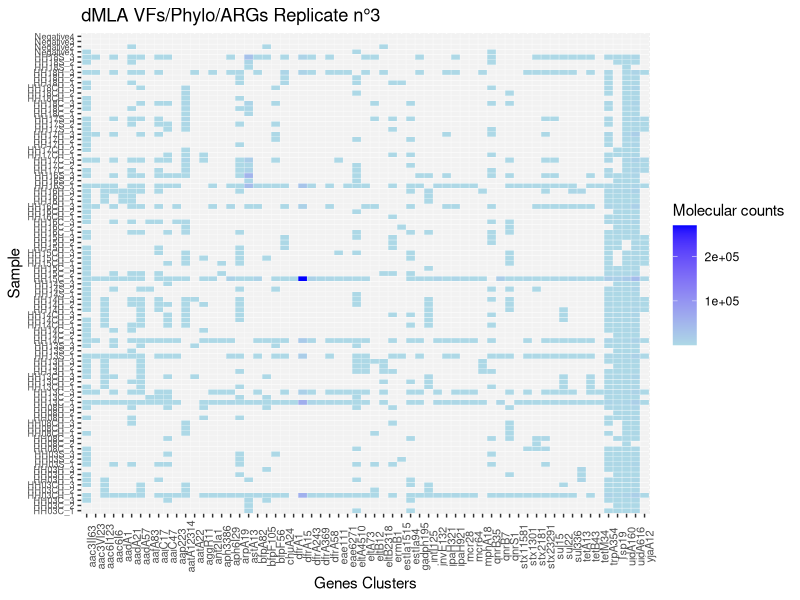
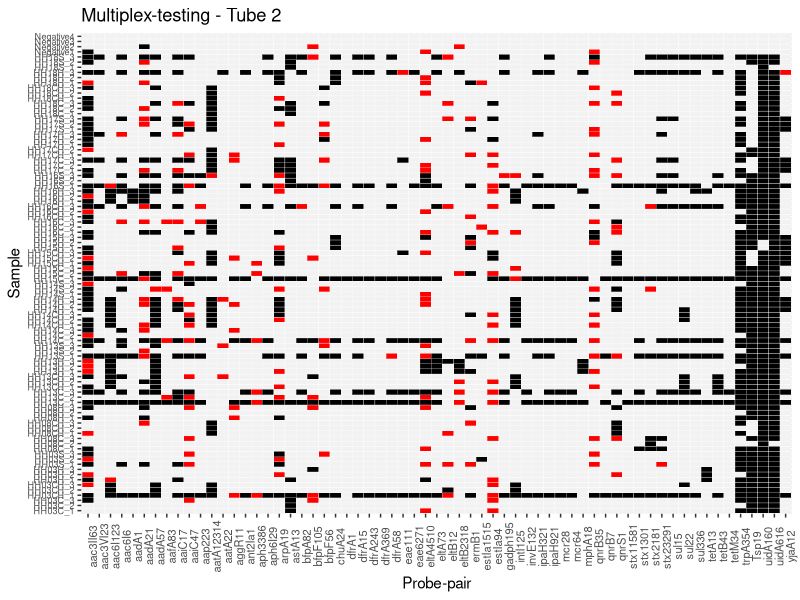
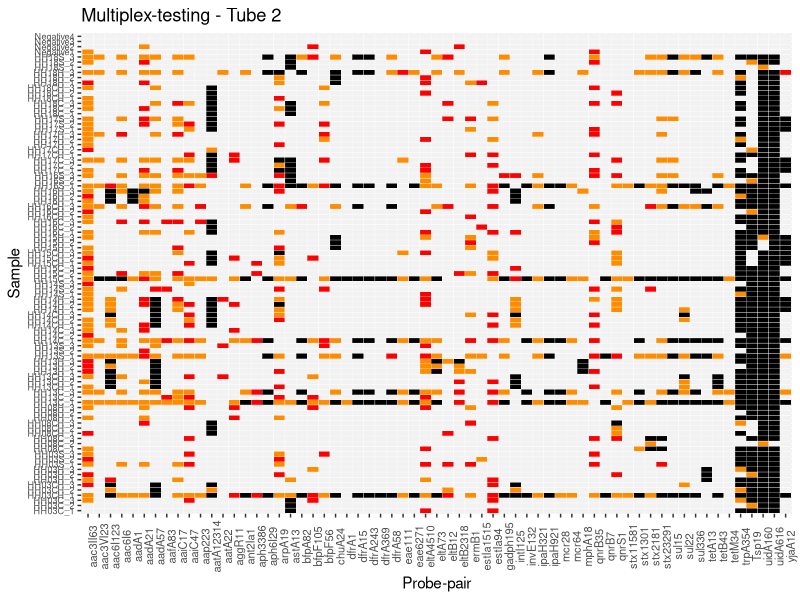
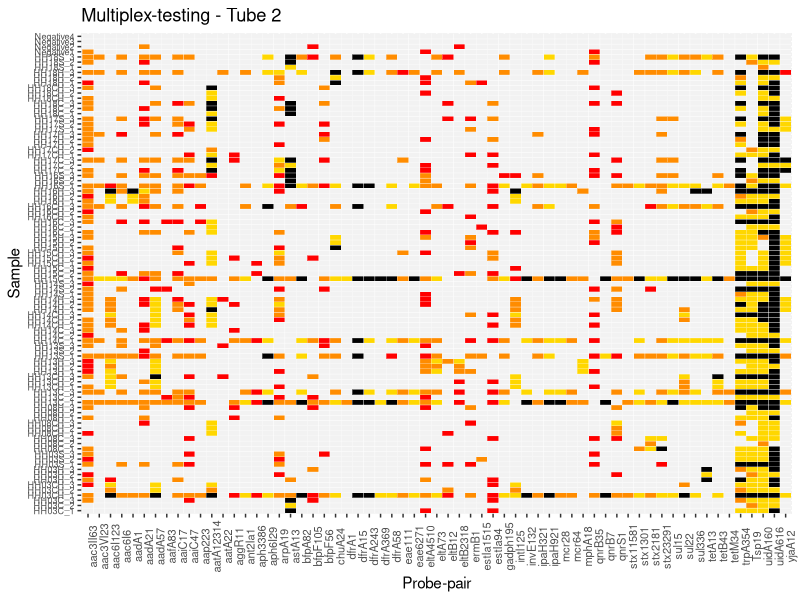
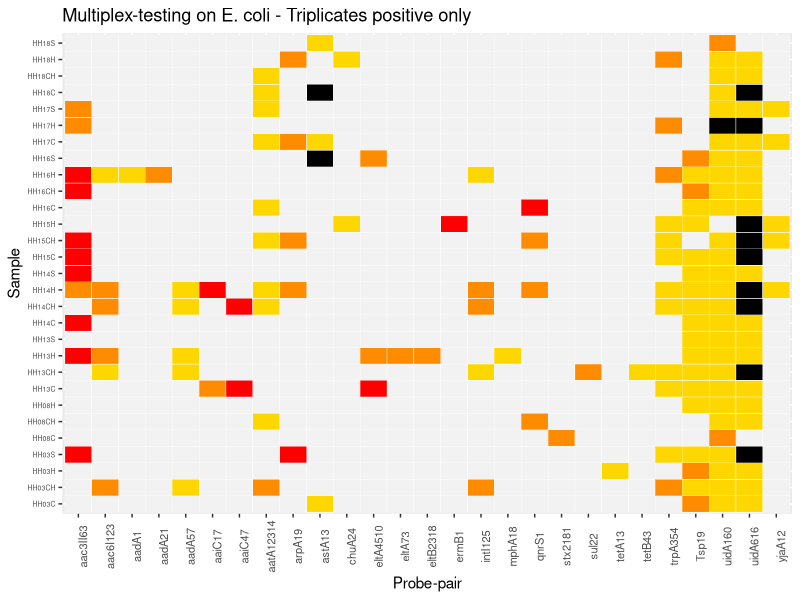

R code for these plots, in order: (Note: this script raises an error after producing the figures.)
#dMLA Positive Templates-------------------
##Load packages--------
library (ggplot2)
library(dplyr)
library(gridExtra)
library(ggpubr)
library(tidyr)
library(seqinr)

##Formatting df------
#Import results
setwd("~/Desktop/dmla-amr-vfs/data")
reads <- read.csv("20230725_sequencing_targets_all_noPCRneg.csv", header = TRUE)
reads

#Assign barcodes to samples
reads <- reads %>% 
  mutate(Sample = as.character(X1)) %>% 
  mutate(Sample = case_when(
    Sample == "GAACACA" ~ "A1", Sample == "ACATTCA" ~ "A2",Sample == "TCGCTAG" ~ "A3", Sample == "ATCATTA" ~ "A4",Sample == "TGTATGT" ~ "A5",
    Sample == "TAAGATA" ~ "A6",Sample == "CGTTTCA" ~ "A7",Sample == "ACGTTGC" ~ "A8",Sample == "TAGATGA" ~ "A9", Sample == "CCACTAG" ~ "A10",
    Sample == "GTCTTCT" ~ "A11",Sample == "ACAAAGC" ~ "A12",Sample == "AAAAGGC" ~ "B1",Sample == "ACTGTGT" ~ "B2", Sample == "CTGGTAC" ~ "B3",
    Sample == "GTTGCTA" ~ "B4", Sample == "CCATTCA" ~ "B5",Sample == "GATATCG" ~ "B6",Sample == "ACAGGAT" ~ "B7",Sample == "CGCATAC" ~ "B8",
    Sample == "GGACCTA" ~ "B9", Sample == "GAACTGA" ~ "B10", Sample == "AGTCGTG" ~ "B11",Sample == "TTCCAGG" ~ "B12",Sample == "TAGAGCG" ~ "C1",
    Sample == "AAACCCT" ~ "C2",Sample == "ATCCAGT" ~ "C3",Sample == "TCTTCGT" ~ "C4",Sample == "GTGTCCT" ~ "C5",Sample == "CACAGAT" ~ "C6",
    Sample == "ATAGAGC" ~ "C7", Sample == "GGTCATG" ~ "C8", Sample == "CCATCTC" ~ "C9",Sample == "TATGCAG" ~ "C10",Sample == "AACCGCT" ~ "C11",
    Sample == "TGACTCT" ~ "C12",Sample == "AAGCACA" ~ "D1",Sample == "TGTGAAC" ~ "D2",Sample == "AACAGTG" ~ "D3",Sample == "GCCTATA" ~ "D4",
    Sample == "GTCCTCT" ~ "D5",Sample == "TAGAACG" ~ "D6",Sample == "TGGGTGA" ~ "D7", Sample == "ACACGTG" ~ "D8",Sample == "TGCCCAA" ~ "D9",
    Sample == "TCGTACA" ~ "D10", Sample == "AACCAAG" ~ "D11", Sample == "GTGCTAT" ~ "D12",Sample == "TCCTCAT" ~ "E1",Sample == "GTCGTAT" ~ "E2",
    Sample == "TCTGGAA" ~ "E3",Sample == "CAGTAGG" ~ "E4", Sample == "ACGTCAT" ~ "E5",Sample == "ACGGAAC" ~ "E6",Sample == "CGGATGA" ~ "E7",
    Sample == "CCGCATA" ~ "E8", Sample == "GTGAAGA" ~ "E9", Sample == "AACGTGT" ~ "E10",Sample == "AGAAGAC" ~ "E11",Sample == "TGTAGGG" ~ "E12",
    Sample == "AATGCCT" ~ "F1", Sample == "GCTTTCT" ~ "F2", Sample == "CATGAAG" ~ "F3",Sample == "CGATCAC" ~ "F4",Sample == "TCGCGTT" ~ "F5",
    Sample == "GATTGGC" ~ "F6", Sample == "CATCGGT" ~ "F7", Sample == "CTTTCCA" ~ "F8",Sample == "ACCAGAT" ~ "F9",Sample == "GTGATAC" ~ "F10",
    Sample == "TGCATCC" ~ "F11", Sample == "TGCAAAC" ~ "F12", Sample == "GCAACGA" ~ "G1",Sample == "GCCATAC" ~ "G2",Sample == "TACCTTC" ~ "G3",
    Sample == "GAATCGA" ~ "G4", Sample == "CTACGTT" ~ "G5", Sample == "GTTTCGG" ~ "G6",Sample == "GCAAATG" ~ "G7",Sample == "CTGACAC" ~ "G8",
    Sample == "GCACTTT" ~ "G9", Sample == "AGCAAAC" ~ "G10", Sample == "ATCCTCG" ~ "G11",Sample == "CTGCTGT" ~ "G12",Sample == "CAATCAC" ~ "H1",
    Sample == "GTTCTGG" ~ "H2", Sample == "TTGCTAC" ~ "H3", Sample == "CATACGT" ~ "H4",Sample == "GATCGTT" ~ "H5",Sample == "CACGTTT" ~ "H6",
    Sample == "AACACCT" ~ "H7", Sample == "AGCTGTA" ~ "H8", Sample == "GGTCTTG" ~ "H9",Sample == "CCGACAT" ~ "H10",Sample == "TATCGTC" ~ "H11",
    Sample == "ATGGTTG" ~ "H12"))

reads <- reads %>% 
  mutate(Sample_real = as.character(X1)) %>% 
  mutate(Sample_real = case_when(
    Sample_real == "GAACACA" ~ "empty", Sample_real == "ACATTCA" ~ "HH03C_1",Sample_real == "TCGCTAG" ~ "HH03CH_1", Sample_real == "ATCATTA" ~ "HH03H_1",Sample_real == "TGTATGT" ~ "HH03S_1",
    Sample_real == "TAAGATA" ~ "HH08C_1",Sample_real == "CGTTTCA" ~ "HH08CH_1",Sample_real == "ACGTTGC" ~ "HH08H_1",Sample_real == "TAGATGA" ~ "HH13C_1", Sample_real == "CCACTAG" ~ "HH13CH_1",
    Sample_real == "GTCTTCT" ~ "HH13H_1",Sample_real == "ACAAAGC" ~ "HH13S_1",Sample_real == "AAAAGGC" ~ "HH14C_1",Sample_real == "ACTGTGT" ~ "Negative1", Sample_real == "CTGGTAC" ~ "HH14CH_1",
    Sample_real == "GTTGCTA" ~ "HH14H_1", Sample_real == "CCATTCA" ~ "HH14S_1",Sample_real == "GATATCG" ~ "HH15C_1",Sample_real == "ACAGGAT" ~ "HH15CH_1",Sample_real == "CGCATAC" ~ "HH15H_1",
    Sample_real == "GGACCTA" ~ "HH16C_1", Sample_real == "GAACTGA" ~ "HH16CH_1", Sample_real == "AGTCGTG" ~ "HH16H_1",Sample_real == "TTCCAGG" ~ "HH16S_1",Sample_real == "TAGAGCG" ~ "HH17C_1",
    Sample_real == "AAACCCT" ~ "HH17CH_1",Sample_real == "ATCCAGT" ~ "HH17H_1",Sample_real == "TCTTCGT" ~ "Negative2",Sample_real == "GTGTCCT" ~ "HH17S_1",Sample_real == "CACAGAT" ~ "HH18C_1",
    Sample_real == "ATAGAGC" ~ "HH18CH_1", Sample_real == "GGTCATG" ~ "HH18H_1", Sample_real == "CCATCTC" ~ "HH18S_1",Sample_real == "TATGCAG" ~ "HH03C_2",Sample_real == "AACCGCT" ~ "HH03CH_2",
    Sample_real == "TGACTCT" ~ "HH03H_2",Sample_real == "AAGCACA" ~ "HH03S_2",Sample_real == "TGTGAAC" ~ "HH08C_2",Sample_real == "AACAGTG" ~ "HH08CH_2",Sample_real == "GCCTATA" ~ "HH08H_2",
    Sample_real == "GTCCTCT" ~ "HH13C_2",Sample_real == "TAGAACG" ~ "Negative3",Sample_real == "TGGGTGA" ~ "HH13CH_2", Sample_real == "ACACGTG" ~ "HH13H_2",Sample_real == "TGCCCAA" ~ "HH13S_2",
    Sample_real == "TCGTACA" ~ "HH14C_2", Sample_real == "AACCAAG" ~ "HH14CH_2", Sample_real == "GTGCTAT" ~ "HH14H_2",Sample_real == "TCCTCAT" ~ "HH14S_2",Sample_real == "GTCGTAT" ~ "HH15C_2",
    Sample_real == "TCTGGAA" ~ "HH15CH_2",Sample_real == "CAGTAGG" ~ "HH15H_2", Sample_real == "ACGTCAT" ~ "HH16C_2",Sample_real == "ACGGAAC" ~ "HH16CH_2",Sample_real == "CGGATGA" ~ "HH16H_2",
    Sample_real == "CCGCATA" ~ "Negative4", Sample_real == "GTGAAGA" ~ "HH16S_2", Sample_real == "AACGTGT" ~ "HH17C_2",Sample_real == "AGAAGAC" ~ "HH17CH_2",Sample_real == "TGTAGGG" ~ "HH17H_2",
    Sample_real == "AATGCCT" ~ "HH17S_2", Sample_real == "GCTTTCT" ~ "HH18C_2", Sample_real == "CATGAAG" ~ "HH18CH_2",Sample_real == "CGATCAC" ~ "HH18H_2",Sample_real == "TCGCGTT" ~ "HH18S_2",
    Sample_real == "GATTGGC" ~ "HH03C_3", Sample_real == "CATCGGT" ~ "HH03CH_3", Sample_real == "CTTTCCA" ~ "HH03H_3",Sample_real == "ACCAGAT" ~ "HH03S_3",Sample_real == "GTGATAC" ~ "HH08C_3",
    Sample_real == "TGCATCC" ~ "HH08CH_3", Sample_real == "TGCAAAC" ~ "HH08H_3", Sample_real == "GCAACGA" ~ "HH13C_3",Sample_real == "GCCATAC" ~ "HH13CH_3",Sample_real == "TACCTTC" ~ "HH13H_3",
    Sample_real == "GAATCGA" ~ "HH13S_3", Sample_real == "CTACGTT" ~ "HH14C_3", Sample_real == "GTTTCGG" ~ "HH14CH_3",Sample_real == "GCAAATG" ~ "HH14H_3",Sample_real == "CTGACAC" ~ "HH14S_3",
    Sample_real == "GCACTTT" ~ "HH15C_3", Sample_real == "AGCAAAC" ~ "HH15CH_3", Sample_real == "ATCCTCG" ~ "HH15H_3",Sample_real == "CTGCTGT" ~ "HH16C_3",Sample_real == "CAATCAC" ~ "HH16CH_3",
    Sample_real == "GTTCTGG" ~ "HH16H_3", Sample_real == "TTGCTAC" ~ "HH16S_3", Sample_real == "CATACGT" ~ "HH17C_3",Sample_real == "GATCGTT" ~ "HH17CH_3",Sample_real == "CACGTTT" ~ "HH17H_3",
    Sample_real == "AACACCT" ~ "HH17S_3", Sample_real == "AGCTGTA" ~ "HH18C_3", Sample_real == "GGTCTTG" ~ "HH18CH_3",Sample_real == "CCGACAT" ~ "HH18H_3",Sample_real == "TATCGTC" ~ "HH18S_3",
    Sample_real == "ATGGTTG" ~ "PCR_Neg"))

##Calculate detection limit-----------------------
# Create a reference dataframe with all levels of X2 present in the reads df
reads <- subset(reads, Sample_real != "PCR_Neg") #Remove this samples because contamination occurred and I'm aware of it.
complete_X2 <- data.frame(X2 = levels(factor(reads$X2)))

#Create a dataset with number of reads in negative controls of the reaction
neg = reads[reads$Sample_real %in% c("Negative1", "Negative2", "Negative3", "Negative4"), ]

#Compute the detection limit of the reads in the negative through the sum of the mean + 3 times the sd.
summary_stat = neg %>% 
  group_by(X2) %>% 
  summarise(reads_mean = mean(n), reads_sd = sd(n))%>%
  mutate(threshold = reads_mean + 3 * reads_sd)

# Perform left join to include all levels in summary_stat and fill other columns with NA and threshold=0
summary_stat <- left_join(complete_X2, summary_stat, by = "X2") %>%
  mutate(reads_mean = ifelse(is.na(reads_mean), NA, reads_mean),
         reads_sd = ifelse(is.na(reads_sd), NA, reads_sd),
         threshold = ifelse(is.na(threshold), NA, threshold)) %>%
  replace_na(list(threshold = 0))

# Left join reads with summary_stat on X2
reads <- left_join(reads, summary_stat, by = "X2")

# Calculate real_n based on the formula n - threshold, ensuring it is not lower than 0 and remove variables reads_mean and reads_sd
reads <- reads %>%
  mutate(real_n = ifelse(is.na(threshold), n, pmax(n - threshold, 0)))%>%
  select(-reads_mean, -reads_sd)

##Plot results------------
reads[reads == 0] <- NA

#gradient - molecular counts
ggplot(complete(reads, X2, Sample_real), aes(X2,Sample_real, fill= real_n))+ 
  geom_tile(colour="white")+
  labs(title="dMLA VFs/Phylo/ARGs Replicate n°3",
       x ="Genes Clusters", y = "Sample")+
  scale_fill_gradient(low = "lightblue", high = "blue", na.value = "gray95",  name ='Molecular counts')+
  theme(axis.text.x = element_text(size=8, angle=90), axis.text.y = element_text(size=6.5))

#unique colour - presence/absence
all=ggplot(complete(reads, X2, Sample_real), aes(X2, Sample_real)) +
  geom_tile(aes(fill = ifelse(is.na(real_n), "gray95", "black")), colour = "white") +
  labs(title="Multiplex-testing on E. coli - All positive", x = "Target genes", y = "Sample") +
  scale_fill_manual(values = c(gray95 = "gray95", black = "black"), guide = "none") +
  theme(axis.text.x = element_text(size = 8, angle = 90), axis.text.y = element_text(size = 5))

#< 1
ggplot(complete(reads, X2, Sample_real), aes(X2, Sample_real)) +
  geom_tile(aes(fill = case_when(
    is.na(real_n) ~ "gray95",
    real_n > 0 & real_n <= 1 ~ "red", # Assuming you want to include 1 in the range
    TRUE ~ "black"
  )), colour = "white") +
  labs(title = "Multiplex-testing - Tube 2", x = "Probe-pair", y = "Sample") +
  scale_fill_manual(values = c("gray95" = "gray95", "black" = "black", "red" = "red"), guide = "none") +
  theme(axis.text.x = element_text(size = 8, angle = 90), 
        axis.text.y = element_text(size = 6.5))

#<100
ggplot(complete(reads, X2, Sample_real), aes(X2, Sample_real)) +
  geom_tile(aes(fill = case_when(
    is.na(real_n) ~ "gray95",
    real_n > 0 & real_n <= 1 ~ "red", 
    real_n > 1 & real_n <= 100 ~ "darkorange",  # Assuming you want to include 1 in the range
    TRUE ~ "black"
  )), colour = "white") +
  labs(title = "Multiplex-testing - Tube 2", x = "Probe-pair", y = "Sample") +
  scale_fill_manual(values = c("gray95" = "gray95", "black" = "black", "red" = "red", "darkorange"="darkorange"), guide = "none") +
  theme(axis.text.x = element_text(size = 8, angle = 90), 
        axis.text.y = element_text(size = 6.5))

#<1000
ggplot(complete(reads, X2, Sample_real), aes(X2, Sample_real)) +
  geom_tile(aes(fill = case_when(
    is.na(real_n) ~ "gray95",
    real_n > 0 & real_n <= 1 ~ "red", 
    real_n > 1 & real_n <= 100 ~ "darkorange",
    real_n > 100 & real_n <= 1000 ~ "gold1",# Assuming you want to include 1 in the range
    TRUE ~ "black"
  )), colour = "white") +
  labs(title = "Multiplex-testing - Tube 2", x = "Probe-pair", y = "Sample") +
  scale_fill_manual(values = c("gray95" = "gray95", "black" = "black", "red" = "red", "darkorange"="darkorange", "gold1"="gold1"), guide = "none") +
  theme(axis.text.x = element_text(size = 8, angle = 90), 
        axis.text.y = element_text(size = 6.5))

## Export data--------
write.csv(reads, file = "reads_counts.csv", row.names = FALSE)

## Replicates analyses-----
# Remove negative controls
reads <- subset(reads, !(Sample_real %in% c("Negative1", "Negative2", "Negative3", "Negative4")))

# Remove rows where real_n is NA
reads <- subset(reads, !is.na(real_n))

# Extract the common part of Sample_real names before the "_"
reads <- reads %>%
  mutate(Sample_real = sub("_.*", "", Sample_real))

# Count the number of replicates for each Sample_name within each X2 group
replicate_counts <- reads %>%
  group_by(X2, Sample_real) %>%
  summarise(replicate_count = n()) %>%
  ungroup()

### Targets present in all three replicates---------
# Filter the data frame to keep only rows where all replicates are present for a unique X2
tri_reads <- reads %>%
  inner_join(replicate_counts, by = c("X2", "Sample_real")) %>%
  group_by(X2) %>%
  filter((replicate_count >= 3)) %>%
  ungroup() %>%
  dplyr::select(X2, Sample_real, real_n)

#Plot presence/absence
tri=ggplot(complete(tri_reads, X2, Sample_real), aes(X2, Sample_real)) +
  geom_tile(aes(fill = ifelse(is.na(real_n), "gray95", "black")), colour = "white") +
  labs(title = "Multiplex-testing on E. coli - Triplicates positive only", x = "Target genes", y = "Sample") +
  scale_fill_manual(values = c(gray95 = "gray95", black = "black"), guide = "none") +
  theme(axis.text.x = element_text(size = 8, angle = 90), axis.text.y = element_text(size = 5))

#<1000
ggplot(complete(tri_reads, X2, Sample_real), aes(X2, Sample_real)) +
  geom_tile(aes(fill = case_when(
    is.na(real_n) ~ "gray95",
    real_n > 0 & real_n <= 1 ~ "red", 
    real_n > 1 & real_n <= 100 ~ "darkorange",
    real_n > 100 & real_n <= 1000 ~ "gold1",# Assuming you want to include 1 in the range
    TRUE ~ "black"
  )), colour = "white") +
  labs(title = "Multiplex-testing on E. coli - Triplicates positive only", x = "Probe-pair", y = "Sample") +
  scale_fill_manual(values = c("gray95" = "gray95", "black" = "black", "red" = "red", "darkorange"="darkorange", "gold1"="gold1"), guide = "none") +
  theme(axis.text.x = element_text(size = 8, angle = 90), 
        axis.text.y = element_text(size = 5))

### Targets present in two replicates---------
# Filter the data frame to keep only rows where all replicates are present for a unique X2
dup_reads <- reads %>%
  inner_join(replicate_counts, by = c("X2", "Sample_real")) %>%
  group_by(X2) %>%
  filter((replicate_count >= 2)) %>%
  ungroup() %>%
  dplyr::select(X2, Sample_real, real_n)

#Plot presence/absence
dup=ggplot(complete(dup_reads, X2, Sample_real), aes(X2, Sample_real)) +
  geom_tile(aes(fill = ifelse(is.na(real_n), "gray95", "black")), colour = "white") +
  labs(title = "Multiplex-testing on E. coli - Duplicates positive only", x = "Target genes", y = "Sample") +
  scale_fill_manual(values = c(gray95 = "gray95", black = "black"), guide = "none") +
  theme(axis.text.x = element_text(size = 8, angle = 90), axis.text.y = element_text(size = 5))

#Distribution of reads------------------
##Filter of rows whit positive
filtered_reads = reads[reads$Sample_real %in% c("Negative1", "Negative2", "Negative3", "Negative4","PCR_Neg"), ]

#Plot distribution of false positive for each target
ggplot(filtered_reads, aes(x=n)) + 
  geom_histogram() +
  theme_minimal() +
  labs(title="Distribution of of false positive read counts for each probe-pair (Tube2)",
       x="n",
       y="Frequency") +
  theme(legend.title = element_blank())+
 facet_wrap(X2 ~ ., ncol = 10, scales="free")

#Calculate the 99.9% quantile of the gamma distribution of each the false positive for each target as threshold
# Assuming 'filtered_reads' is your dataframe with columns 'n' and 'X2'
results_threshold <- filtered_reads %>%
  group_by(X2) %>%
  summarise(
    mean_data = mean(n),
    var_data = var(n)
  ) %>%
  mutate(
    shape_estimate = mean_data^2 / var_data,
    rate_estimate = mean_data / var_data,
    quantile_99_9 = qgamma(0.999, shape = shape_estimate, rate = rate_estimate)
  )

# Step 1: Calculate a fallback value for each X2 in filtered_reads
fallback_values <- filtered_reads %>%
  group_by(X2) %>%
  summarise(fallback_n = max(n), .groups = 'drop') # Using max, adjust as needed

# Step 2: Join fallback_values with results_threshold
results_threshold <- results_threshold %>%
  left_join(fallback_values, by = "X2")

# Step 3: Replace NA in quantile_99_9 with fallback_n
results_threshold <- results_threshold %>%
  mutate(
    quantile_99_9 = ifelse(is.na(quantile_99_9), fallback_n, quantile_99_9)
  ) %>% 
  dplyr::select(-fallback_n) # Removing fallback_n to clean up the dataframe

#Join results_threshold and reads dataframe to calculate calculate real_n
reads <- reads %>%
  left_join(results_threshold %>% dplyr::select(X2, quantile_99_9), by = "X2")

# Subtract quantile_99_9 from n to create the new variable real_n
reads <- reads %>%
  mutate(real_n = ifelse(n - quantile_99_9 < 0, 0, n - quantile_99_9))

reads[reads == 0] <- NA

#<1000
ggplot(complete(reads, X2, Sample_real), aes(X2, Sample_real)) +
  geom_tile(aes(fill = case_when(
    is.na(real_n) ~ "gray95",
    real_n > 0 & real_n <= 1 ~ "red", 
    real_n > 1 & real_n <= 100 ~ "darkorange",
    real_n > 100 & real_n <= 1000 ~ "gold1",# Assuming you want to include 1 in the range
    TRUE ~ "black"
  )), colour = "white") +
  labs(title = "Multiplex-testing on Bangladesh strains, wihtout considering PCR Neg 99.9", x = "Probe-pair", y = "Sample") +
  scale_fill_manual(values = c("gray95" = "gray95", "black" = "black", "red" = "red", "darkorange"="darkorange", "gold1"="gold1"), guide = "none") +
  theme(axis.text.x = element_text(size = 8, angle = 90), 
        axis.text.y = element_text(size = 6.5))
